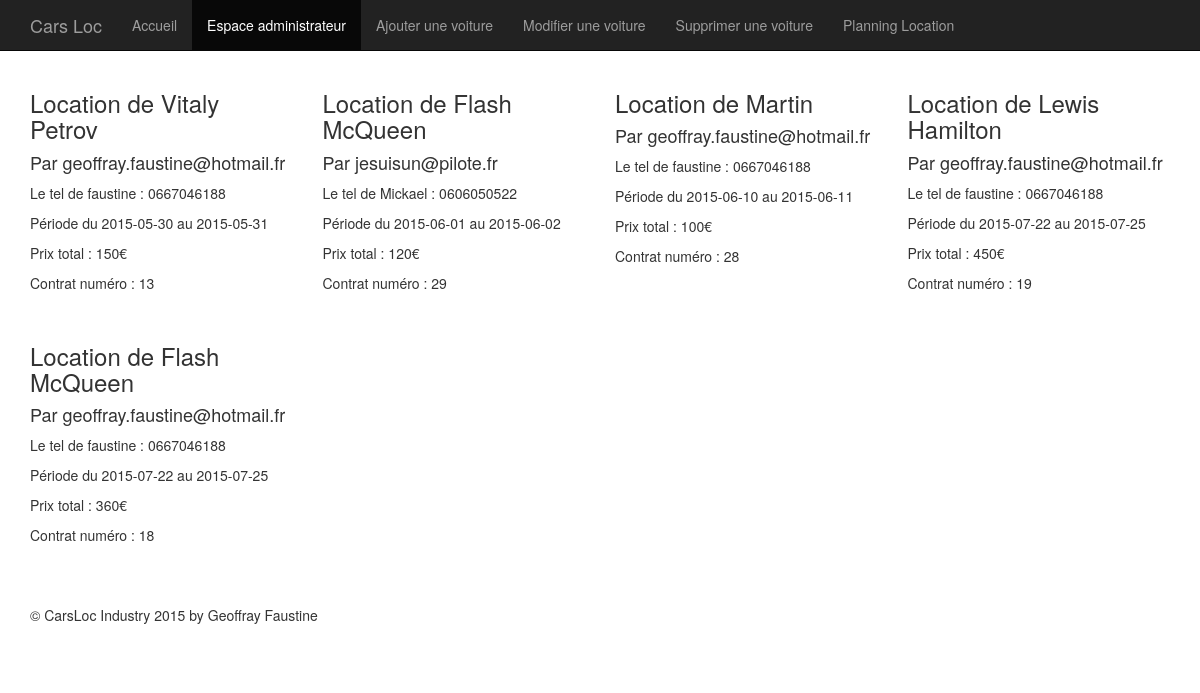
/fonction/admin/planning_location.php, run on the app's committed database.
### tables this page shows
CREATE TABLE IF NOT EXISTS `location` (
  `nocontrat` int(11) NOT NULL AUTO_INCREMENT,
  `datedeb` date NOT NULL,
  `datefin` date NOT NULL,
  `prixt` int(11) NOT NULL,
  `id_membre` int(11) NOT NULL,
  `nom` text NOT NULL,
  `idsup` text NOT NULL,
  PRIMARY KEY (`nocontrat`),
  KEY `id_membre` (`id_membre`)
);

CREATE TABLE IF NOT EXISTS `membres` (
  `id_membre` int(11) unsigned NOT NULL AUTO_INCREMENT,
  `nom` varchar(45) NOT NULL,
  `prenom` varchar(45) NOT NULL,
  `email` varchar(45) NOT NULL,
  `mot_passe` varchar(45) NOT NULL,
  `tel` varchar(11) NOT NULL,
  `categorie` set('débutant','pilote') NOT NULL DEFAULT 'débutant',
  `nbLoc` int(11) NOT NULL DEFAULT '0',
  PRIMARY KEY (`id_membre`),
  UNIQUE KEY `email` (`email`)
);

### fonction/admin/planning_location.php (the view, shortened to what this page needs)
<!DOCTYPE html>
<html lang="en">
<?php include "head.php"; ?>
<body>
	<?php include "banniere.php"; ?>
<div class="container">
<div class="row">
<?php
	include "../connexion/config.php";
	$link = database_connect($db);
	$req = $link-> prepare('SELECT location.nom,membres.email,membres.tel,membres.prenom,location.datedeb,location.datefin,location.prixt,location.nocontrat FROM location , membres
						WHERE location.id_membre=membres.id_membre
						ORDER BY datedeb');
	$req -> execute(array());
	while($donnees = $req->fetch())
	{
?>
<div class="col-xs-6 col-lg-3">
			<h3>Location de <?php echo $donnees['nom']; ?></h3>
			<h4>Par <?php echo $donnees['email']; ?></h4>
			<p>Le tel de <?php echo $donnees['prenom']; ?> : <?php echo $donnees['tel']; ?></p>
			Période du <?php echo $donnees['datedeb']; ?> au <?php echo $donnees['datefin']; ?></p>
			<p>Prix total : <?php echo $donnees['prixt']; ?>€</p>
			<p>Contrat numéro : <?php echo $donnees['nocontrat']; ?></p>
			<br />
</div>
<?php
	}
?>
</div>
	<footer>
        <p>&copy; CarsLoc Industry 2015 by Geoffray Faustine</p>
    </footer>
</div>
</body>
</html>

### misepage/css/location.css (style rules this page uses)
html, body { overflow-x: hidden; }
body { padding-top: 70px; }
footer { padding: 30px 0; }

### data on the page
location: nom "Vitaly Petrov", id_membre.email "geoffray.faustine@hotmail.fr", id_membre.prenom "faustine", id_membre.tel "0667046188", datedeb "2015-05-30", datefin "2015-05-31", prixt "150", nocontrat "13"
location: nom "Flash McQueen", id_membre.email "jesuisun@pilote.fr", id_membre.prenom "Mickael", id_membre.tel "0606050522", datedeb "2015-06-01", datefin "2015-06-02", prixt "120", nocontrat "29"
location: nom "Martin", id_membre.email "geoffray.faustine@hotmail.fr", id_membre.prenom "faustine", id_membre.tel "0667046188", datedeb "2015-06-10", datefin "2015-06-11", prixt "100", nocontrat "28"
location: nom "Lewis Hamilton", id_membre.email "geoffray.faustine@hotmail.fr", id_membre.prenom "faustine", id_membre.tel "0667046188", datedeb "2015-07-22", datefin "2015-07-25", prixt "450", nocontrat "19"
location: nom "Flash McQueen", id_membre.email "geoffray.faustine@hotmail.fr", id_membre.prenom "faustine", id_membre.tel "0667046188", datedeb "2015-07-22", datefin "2015-07-25", prixt "360", nocontrat "18"
